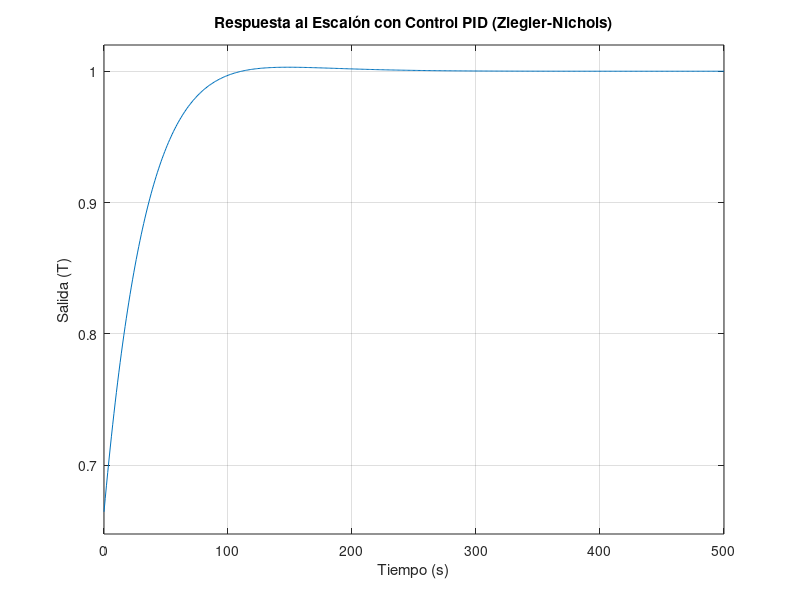
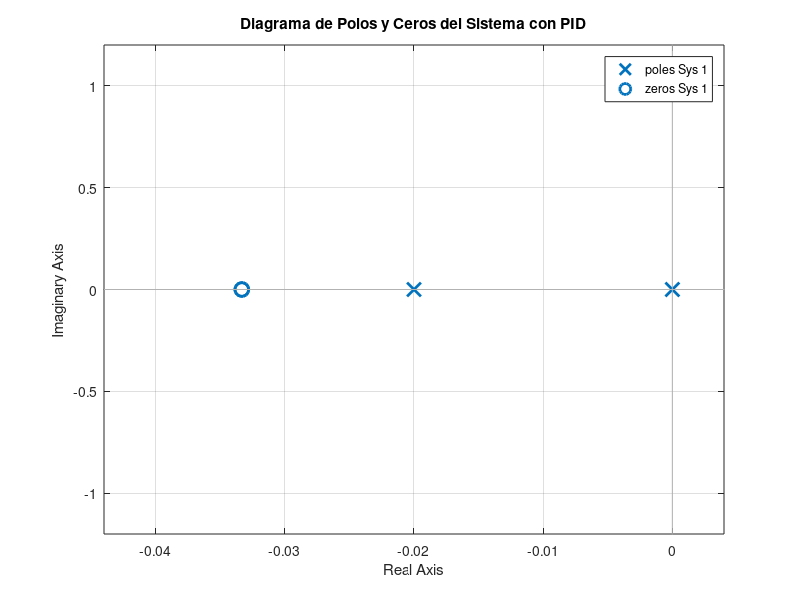

The MATLAB script that drew these images, in order:
clc; clear; close all;

%% Parámetros críticos obtenidos experimentalmente
Ku = 22;    % Ganancia crítica
Tu = 120;   % Período crítico (s)

%% Cálculo de los parámetros PID según Ziegler-Nichols
Kp = 0.6 * Ku;
Ti = 0.5 * Tu;
Td = 0.125 * Tu;

% Para implementar el PID en forma clásica:
Ki = Kp / Ti;   % Acción integral
Kd = Kp * Td;   % Acción derivativa

fprintf('Sintonización PID Ziegler-Nichols:\n');
fprintf('Kp = %.2f\n', Kp);
fprintf('Ki = %.4f\n', Ki);
fprintf('Kd = %.2f\n', Kd);

%% Definir la función de transferencia de la planta
% Ejemplo: G(s) = 0.5 / (50*s + 1)
K = 0.5;
tau = 50;
s = tf('s');
G = K / (tau*s + 1);

%% Definir el controlador PID
% C(s) = Kp + Ki/s + Kd*s
PID = Kp + Ki/s + Kd*s;

%% Sistema en lazo cerrado
T_closed = feedback(PID * G, 1);

%% Simulación de la respuesta al escalón
t = 0:1:500;
figure;
step(T_closed, t);
grid on;
title('Respuesta al Escalón con Control PID (Ziegler-Nichols)');
xlabel('Tiempo (s)');
ylabel('Salida (T)');

%% (Opcional) Graficar diagrama de polos y ceros
figure;
pzmap(PID*G);
grid on;
title('Diagrama de Polos y Ceros del Sistema con PID');
